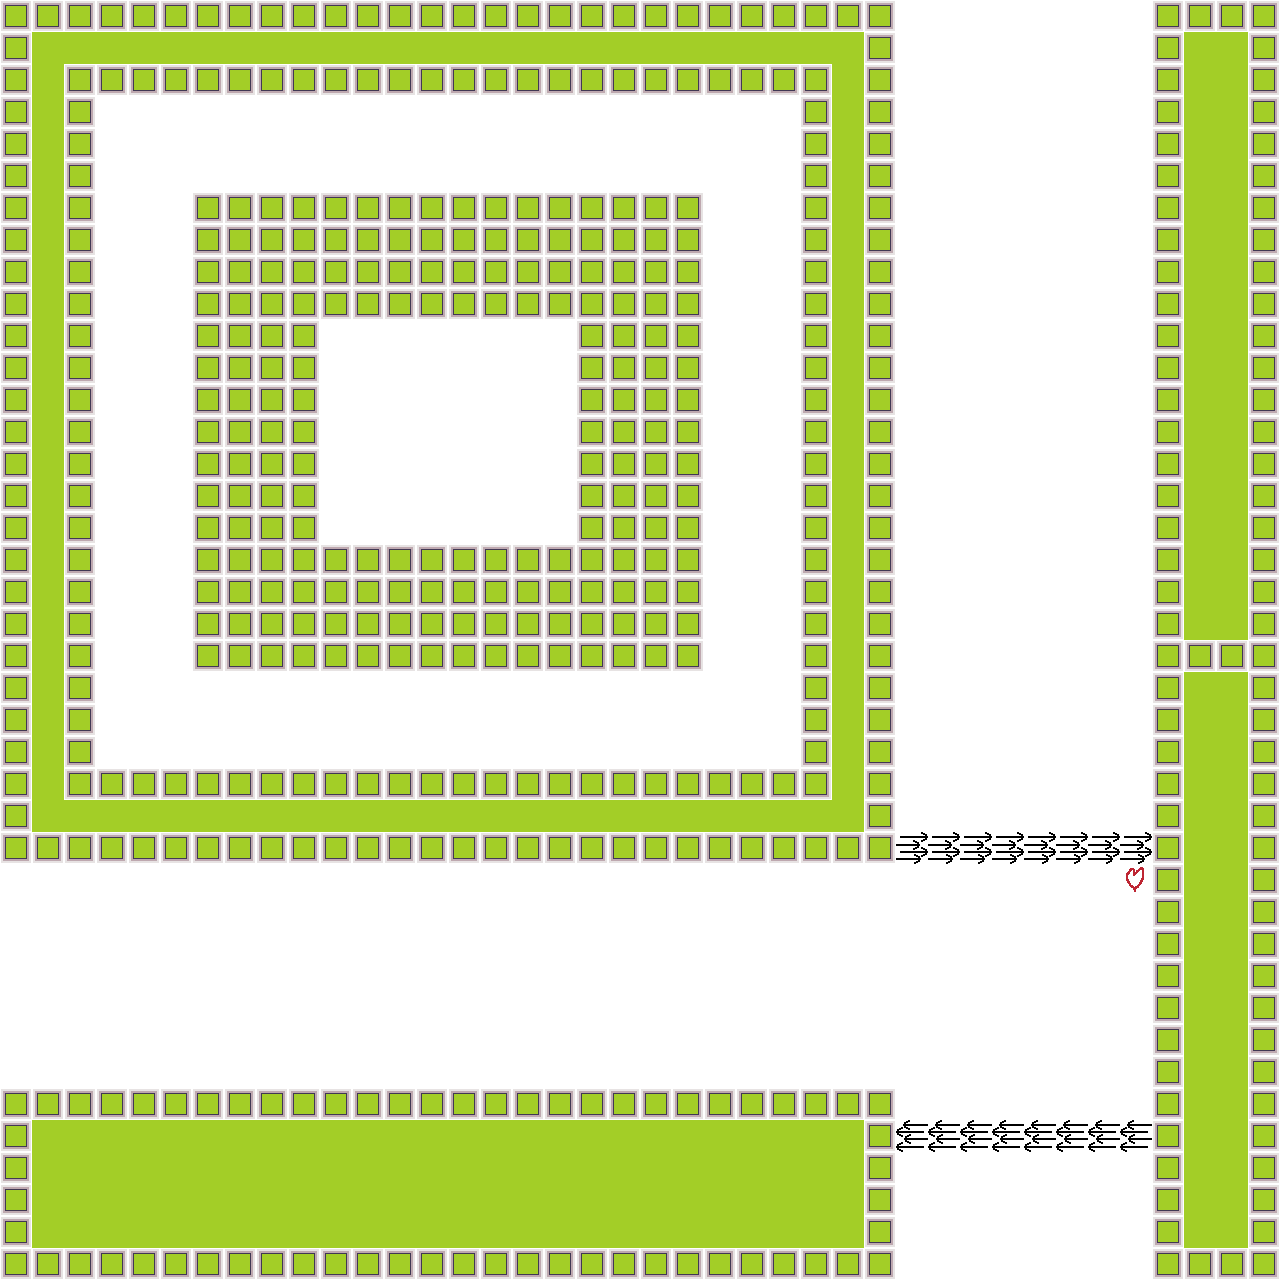

This game map was drawn from its Tiled (.tmx) file and the tilesets committed beside it. A one-line description and the full map source follow:
An orthogonal 40x40 tile map with 32x32 px tiles, 1 tile layer (Tile Layer 1).

<map version="1.0" orientation="orthogonal" renderorder="right-down" width="40" height="40" tilewidth="32" tileheight="32" backgroundcolor="#ffffff" nextobjectid="1">
 <properties>
  <property name="DownExitMaxX" value="28" />
  <property name="MaxY" value="33" />
  <property name="RightExitMaxY" value="-1" />
  <property name="UpExitMaxX" value="35" />
 </properties>
 <tileset firstgid="1" name="Tileset" tilewidth="32" tileheight="32">
  <image source="TiledTileset.png" trans="ff00ff" width="320" height="160" />
 </tileset>
 <layer name="Tile Layer 1" width="40" height="40">
  <data encoding="csv">
12,12,12,12,12,12,12,12,12,12,12,12,12,12,12,12,12,12,12,12,12,12,12,12,12,12,12,12,0,0,0,0,0,0,0,0,12,12,12,12,
12,11,11,11,11,11,11,11,11,11,11,11,11,11,11,11,11,11,11,11,11,11,11,11,11,11,11,12,0,0,0,0,0,0,0,0,12,11,11,12,
12,11,12,12,12,12,12,12,12,12,12,12,12,12,12,12,12,12,12,12,12,12,12,12,12,12,11,12,0,0,0,0,0,0,0,0,12,11,11,12,
12,11,12,0,0,0,0,0,0,0,0,0,0,0,0,0,0,0,0,0,0,0,0,0,0,12,11,12,0,0,0,0,0,0,0,0,12,11,11,12,
12,11,12,0,0,0,0,0,0,0,0,0,0,0,0,0,0,0,0,0,0,0,0,0,0,12,11,12,0,0,0,0,0,0,0,0,12,11,11,12,
12,11,12,0,0,0,0,0,0,0,0,0,0,0,0,0,0,0,0,0,0,0,0,0,0,12,11,12,0,0,0,0,0,0,0,0,12,11,11,12,
12,11,12,0,0,0,12,12,12,12,12,12,12,12,12,12,12,12,12,12,12,12,0,0,0,12,11,12,0,0,0,0,0,0,0,0,12,11,11,12,
12,11,12,0,0,0,12,12,12,12,12,12,12,12,12,12,12,12,12,12,12,12,0,0,0,12,11,12,0,0,0,0,0,0,0,0,12,11,11,12,
12,11,12,0,0,0,12,12,12,12,12,12,12,12,12,12,12,12,12,12,12,12,0,0,0,12,11,12,0,0,0,0,0,0,0,0,12,11,11,12,
12,11,12,0,0,0,12,12,12,12,12,12,12,12,12,12,12,12,12,12,12,12,0,0,0,12,11,12,0,0,0,0,0,0,0,0,12,11,11,12,
12,11,12,0,0,0,12,12,12,12,0,0,0,0,0,0,0,0,12,12,12,12,0,0,0,12,11,12,0,0,0,0,0,0,0,0,12,11,11,12,
12,11,12,0,0,0,12,12,12,12,0,0,0,0,0,0,0,0,12,12,12,12,0,0,0,12,11,12,0,0,0,0,0,0,0,0,12,11,11,12,
12,11,12,0,0,0,12,12,12,12,0,0,0,0,0,0,0,0,12,12,12,12,0,0,0,12,11,12,0,0,0,0,0,0,0,0,12,11,11,12,
12,11,12,0,0,0,12,12,12,12,0,0,0,0,0,0,0,0,12,12,12,12,0,0,0,12,11,12,0,0,0,0,0,0,0,0,12,11,11,12,
12,11,12,0,0,0,12,12,12,12,0,0,0,0,0,0,0,0,12,12,12,12,0,0,0,12,11,12,0,0,0,0,0,0,0,0,12,11,11,12,
12,11,12,0,0,0,12,12,12,12,0,0,0,0,0,0,0,0,12,12,12,12,0,0,0,12,11,12,0,0,0,0,0,0,0,0,12,11,11,12,
12,11,12,0,0,0,12,12,12,12,0,0,0,0,0,0,0,0,12,12,12,12,0,0,0,12,11,12,0,0,0,0,0,0,0,0,12,11,11,12,
12,11,12,0,0,0,12,12,12,12,12,12,12,12,12,12,12,12,12,12,12,12,0,0,0,12,11,12,0,0,0,0,0,0,0,0,12,11,11,12,
12,11,12,0,0,0,12,12,12,12,12,12,12,12,12,12,12,12,12,12,12,12,0,0,0,12,11,12,0,0,0,0,0,0,0,0,12,11,11,12,
12,11,12,0,0,0,12,12,12,12,12,12,12,12,12,12,12,12,12,12,12,12,0,0,0,12,11,12,0,0,0,0,0,0,0,0,12,11,11,12,
12,11,12,0,0,0,12,12,12,12,12,12,12,12,12,12,12,12,12,12,12,12,0,0,0,12,11,12,0,0,0,0,0,0,0,0,12,12,12,12,
12,11,12,0,0,0,0,0,0,0,0,0,0,0,0,0,0,0,0,0,0,0,0,0,0,12,11,12,0,0,0,0,0,0,0,0,12,11,11,12,
12,11,12,0,0,0,0,0,0,0,0,0,0,0,0,0,0,0,0,0,0,0,0,0,0,12,11,12,0,0,0,0,0,0,0,0,12,11,11,12,
12,11,12,0,0,0,0,0,0,0,0,0,0,0,0,0,0,0,0,0,0,0,0,0,0,12,11,12,0,0,0,0,0,0,0,0,12,11,11,12,
12,11,12,12,12,12,12,12,12,12,12,12,12,12,12,12,12,12,12,12,12,12,12,12,12,12,11,12,0,0,0,0,0,0,0,0,12,11,11,12,
12,11,11,11,11,11,11,11,11,11,11,11,11,11,11,11,11,11,11,11,11,11,11,11,11,11,11,12,0,0,0,0,0,0,0,0,12,11,11,12,
12,12,12,12,12,12,12,12,12,12,12,12,12,12,12,12,12,12,12,12,12,12,12,12,12,12,12,12,2,2,2,2,2,2,2,2,12,11,11,12,
0,0,0,0,0,0,0,0,0,0,0,0,0,0,0,0,0,0,0,0,0,0,0,0,0,0,0,0,0,0,0,0,0,0,0,6,12,11,11,12,
0,0,0,0,0,0,0,0,0,0,0,0,0,0,0,0,0,0,0,0,0,0,0,0,0,0,0,0,0,0,0,0,0,0,0,0,12,11,11,12,
0,0,0,0,0,0,0,0,0,0,0,0,0,0,0,0,0,0,0,0,0,0,0,0,0,0,0,0,0,0,0,0,0,0,0,0,12,11,11,12,
0,0,0,0,0,0,0,0,0,0,0,0,0,0,0,0,0,0,0,0,0,0,0,0,0,0,0,0,0,0,0,0,0,0,0,0,12,11,11,12,
0,0,0,0,0,0,0,0,0,0,0,0,0,0,0,0,0,0,0,0,0,0,0,0,0,0,0,0,0,0,0,0,0,0,0,0,12,11,11,12,
0,0,0,0,0,0,0,0,0,0,0,0,0,0,0,0,0,0,0,0,0,0,0,0,0,0,0,0,0,0,0,0,0,0,0,0,12,11,11,12,
0,0,0,0,0,0,0,0,0,0,0,0,0,0,0,0,0,0,0,0,0,0,0,0,0,0,0,0,0,0,0,0,0,0,0,0,12,11,11,12,
12,12,12,12,12,12,12,12,12,12,12,12,12,12,12,12,12,12,12,12,12,12,12,12,12,12,12,12,0,0,0,0,0,0,0,0,12,11,11,12,
12,11,11,11,11,11,11,11,11,11,11,11,11,11,11,11,11,11,11,11,11,11,11,11,11,11,11,12,5,5,5,5,5,5,5,5,12,11,11,12,
12,11,11,11,11,11,11,11,11,11,11,11,11,11,11,11,11,11,11,11,11,11,11,11,11,11,11,12,0,0,0,0,0,0,0,0,12,11,11,12,
12,11,11,11,11,11,11,11,11,11,11,11,11,11,11,11,11,11,11,11,11,11,11,11,11,11,11,12,0,0,0,0,0,0,0,0,12,11,11,12,
12,11,11,11,11,11,11,11,11,11,11,11,11,11,11,11,11,11,11,11,11,11,11,11,11,11,11,12,0,0,0,0,0,0,0,0,12,11,11,12,
12,12,12,12,12,12,12,12,12,12,12,12,12,12,12,12,12,12,12,12,12,12,12,12,12,12,12,12,0,0,0,0,0,0,0,0,12,12,12,12
</data>
 </layer>
</map>
